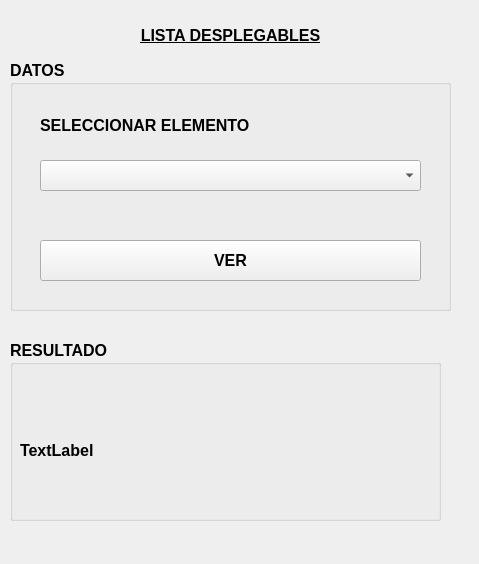
<?xml version="1.0" encoding="UTF-8"?>
<ui version="4.0">
 <class>MainWindow</class>
 <widget class="QMainWindow" name="MainWindow">
  <property name="geometry">
   <rect>
    <x>0</x>
    <y>0</y>
    <width>479</width>
    <height>564</height>
   </rect>
  </property>
  <property name="windowTitle">
   <string>MainWindow</string>
  </property>
  <widget class="QWidget" name="centralwidget">
   <widget class="QLabel" name="label">
    <property name="geometry">
     <rect>
      <x>110</x>
      <y>20</y>
      <width>241</width>
      <height>31</height>
     </rect>
    </property>
    <property name="font">
     <font>
      <pointsize>12</pointsize>
      <weight>75</weight>
      <bold>true</bold>
      <underline>true</underline>
     </font>
    </property>
    <property name="text">
     <string>LISTA DESPLEGABLES</string>
    </property>
    <property name="alignment">
     <set>Qt::AlignCenter</set>
    </property>
   </widget>
   <widget class="QGroupBox" name="groupBox">
    <property name="geometry">
     <rect>
      <x>10</x>
      <y>60</y>
      <width>441</width>
      <height>251</height>
     </rect>
    </property>
    <property name="font">
     <font>
      <pointsize>12</pointsize>
      <weight>75</weight>
      <bold>true</bold>
     </font>
    </property>
    <property name="title">
     <string>DATOS</string>
    </property>
    <widget class="QLabel" name="label_2">
     <property name="geometry">
      <rect>
       <x>30</x>
       <y>40</y>
       <width>361</width>
       <height>51</height>
      </rect>
     </property>
     <property name="text">
      <string>SELECCIONAR ELEMENTO</string>
     </property>
    </widget>
    <widget class="QComboBox" name="CBOPAIS">
     <property name="geometry">
      <rect>
       <x>30</x>
       <y>100</y>
       <width>381</width>
       <height>31</height>
      </rect>
     </property>
    </widget>
    <widget class="QPushButton" name="BTNVER">
     <property name="geometry">
      <rect>
       <x>30</x>
       <y>180</y>
       <width>381</width>
       <height>41</height>
      </rect>
     </property>
     <property name="text">
      <string>VER</string>
     </property>
    </widget>
   </widget>
   <widget class="QGroupBox" name="groupBox_2">
    <property name="geometry">
     <rect>
      <x>10</x>
      <y>340</y>
      <width>431</width>
      <height>181</height>
     </rect>
    </property>
    <property name="font">
     <font>
      <pointsize>12</pointsize>
      <weight>75</weight>
      <bold>true</bold>
     </font>
    </property>
    <property name="title">
     <string>RESULTADO</string>
    </property>
    <widget class="QLabel" name="LBLRESULTADO">
     <property name="geometry">
      <rect>
       <x>10</x>
       <y>80</y>
       <width>401</width>
       <height>61</height>
      </rect>
     </property>
     <property name="text">
      <string>TextLabel</string>
     </property>
    </widget>
   </widget>
  </widget>
 </widget>
 <resources/>
 <connections/>
</ui>
